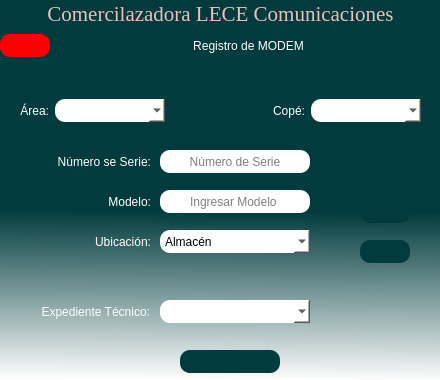
<?xml version="1.0" encoding="UTF-8"?>
<ui version="4.0">
 <class>Registro_de_ONT</class>
 <widget class="QDialog" name="Registro_de_ONT">
  <property name="geometry">
   <rect>
    <x>0</x>
    <y>0</y>
    <width>440</width>
    <height>380</height>
   </rect>
  </property>
  <property name="windowTitle">
   <string>Registro de MODEM</string>
  </property>
  <property name="windowIcon">
   <iconset>
    <normaloff>../../assets/icons/MODEM.png</normaloff>../../assets/icons/MODEM.png</iconset>
  </property>
  <property name="layoutDirection">
   <enum>Qt::LeftToRight</enum>
  </property>
  <property name="styleSheet">
   <string notr="true">QDialog#Registro_de_ONT{
background-color: qlineargradient(spread:pad, x1:0.488444, y1:0.392, x2:0.483241, y2:1, stop:0.266917 rgba(1, 59, 61, 255), stop:1 rgba(255, 255, 255, 244));}
</string>
  </property>
  <widget class="QPushButton" name="btn_codebar">
   <property name="geometry">
    <rect>
     <x>360</x>
     <y>200</y>
     <width>50</width>
     <height>23</height>
    </rect>
   </property>
   <property name="minimumSize">
    <size>
     <width>50</width>
     <height>23</height>
    </size>
   </property>
   <property name="maximumSize">
    <size>
     <width>50</width>
     <height>23</height>
    </size>
   </property>
   <property name="cursor">
    <cursorShape>PointingHandCursor</cursorShape>
   </property>
   <property name="mouseTracking">
    <bool>false</bool>
   </property>
   <property name="toolTip">
    <string>&lt;html&gt;&lt;head/&gt;&lt;body&gt;&lt;p align=&quot;center&quot;&gt;Leer etiqueta&lt;/p&gt;&lt;/body&gt;&lt;/html&gt;</string>
   </property>
   <property name="styleSheet">
    <string notr="true">background-color: rgb(1, 59, 61);
color: rgb(255, 255, 255);
border-radius: 10px;</string>
   </property>
   <property name="text">
    <string/>
   </property>
   <property name="icon">
    <iconset>
     <normaloff>../../assets/icons/camara.svg</normaloff>../../assets/icons/camara.svg</iconset>
   </property>
   <property name="checkable">
    <bool>false</bool>
   </property>
   <property name="autoRepeat">
    <bool>false</bool>
   </property>
   <property name="autoExclusive">
    <bool>false</bool>
   </property>
  </widget>
  <widget class="QPushButton" name="btn_guardar">
   <property name="geometry">
    <rect>
     <x>180</x>
     <y>350</y>
     <width>100</width>
     <height>23</height>
    </rect>
   </property>
   <property name="minimumSize">
    <size>
     <width>100</width>
     <height>23</height>
    </size>
   </property>
   <property name="maximumSize">
    <size>
     <width>100</width>
     <height>23</height>
    </size>
   </property>
   <property name="cursor">
    <cursorShape>PointingHandCursor</cursorShape>
   </property>
   <property name="toolTip">
    <string>&lt;html&gt;&lt;head/&gt;&lt;body&gt;&lt;p align=&quot;center&quot;&gt;Guardar&lt;/p&gt;&lt;/body&gt;&lt;/html&gt;</string>
   </property>
   <property name="styleSheet">
    <string notr="true">background-color: rgb(1, 59, 61);
color: rgb(255, 255, 255);
border-radius: 10px;</string>
   </property>
   <property name="text">
    <string/>
   </property>
   <property name="icon">
    <iconset>
     <normaloff>../../assets/icons/Guardar.svg</normaloff>../../assets/icons/Guardar.svg</iconset>
   </property>
  </widget>
  <widget class="QLabel" name="label">
   <property name="geometry">
    <rect>
     <x>21</x>
     <y>150</y>
     <width>130</width>
     <height>23</height>
    </rect>
   </property>
   <property name="minimumSize">
    <size>
     <width>130</width>
     <height>23</height>
    </size>
   </property>
   <property name="maximumSize">
    <size>
     <width>130</width>
     <height>23</height>
    </size>
   </property>
   <property name="styleSheet">
    <string notr="true">color: rgb(255, 255, 255);
font: 12pt &quot;MS Shell Dlg 2&quot;;</string>
   </property>
   <property name="text">
    <string>Número se Serie:</string>
   </property>
   <property name="alignment">
    <set>Qt::AlignRight|Qt::AlignTrailing|Qt::AlignVCenter</set>
   </property>
  </widget>
  <widget class="QLabel" name="label_3">
   <property name="geometry">
    <rect>
     <x>21</x>
     <y>190</y>
     <width>130</width>
     <height>23</height>
    </rect>
   </property>
   <property name="minimumSize">
    <size>
     <width>130</width>
     <height>23</height>
    </size>
   </property>
   <property name="maximumSize">
    <size>
     <width>130</width>
     <height>23</height>
    </size>
   </property>
   <property name="styleSheet">
    <string notr="true">color: rgb(255, 255, 255);
font: 12pt &quot;MS Shell Dlg 2&quot;;</string>
   </property>
   <property name="text">
    <string>Modelo:</string>
   </property>
   <property name="alignment">
    <set>Qt::AlignRight|Qt::AlignTrailing|Qt::AlignVCenter</set>
   </property>
  </widget>
  <widget class="QLabel" name="label_6">
   <property name="geometry">
    <rect>
     <x>21</x>
     <y>230</y>
     <width>130</width>
     <height>23</height>
    </rect>
   </property>
   <property name="minimumSize">
    <size>
     <width>130</width>
     <height>23</height>
    </size>
   </property>
   <property name="maximumSize">
    <size>
     <width>130</width>
     <height>23</height>
    </size>
   </property>
   <property name="styleSheet">
    <string notr="true">color: rgb(255, 255, 255);
font: 12pt &quot;MS Shell Dlg 2&quot;;</string>
   </property>
   <property name="text">
    <string>Ubicación:</string>
   </property>
   <property name="alignment">
    <set>Qt::AlignRight|Qt::AlignTrailing|Qt::AlignVCenter</set>
   </property>
  </widget>
  <widget class="QLabel" name="label_7">
   <property name="geometry">
    <rect>
     <x>0</x>
     <y>300</y>
     <width>150</width>
     <height>23</height>
    </rect>
   </property>
   <property name="minimumSize">
    <size>
     <width>150</width>
     <height>23</height>
    </size>
   </property>
   <property name="maximumSize">
    <size>
     <width>150</width>
     <height>23</height>
    </size>
   </property>
   <property name="styleSheet">
    <string notr="true">color: rgb(255, 255, 255);
font: 12pt &quot;MS Shell Dlg 2&quot;;</string>
   </property>
   <property name="text">
    <string>Expediente Técnico:</string>
   </property>
   <property name="alignment">
    <set>Qt::AlignRight|Qt::AlignTrailing|Qt::AlignVCenter</set>
   </property>
  </widget>
  <widget class="QLineEdit" name="ln_ns">
   <property name="geometry">
    <rect>
     <x>160</x>
     <y>150</y>
     <width>150</width>
     <height>23</height>
    </rect>
   </property>
   <property name="minimumSize">
    <size>
     <width>150</width>
     <height>23</height>
    </size>
   </property>
   <property name="maximumSize">
    <size>
     <width>150</width>
     <height>23</height>
    </size>
   </property>
   <property name="styleSheet">
    <string notr="true">font: 12pt &quot;MS Shell Dlg 2&quot;;
background-color: rgb(255, 255, 255);
color: rgb(0, 0, 0);
border-radius: 10px;</string>
   </property>
   <property name="alignment">
    <set>Qt::AlignCenter</set>
   </property>
   <property name="placeholderText">
    <string>Número de Serie</string>
   </property>
   <property name="cursorMoveStyle">
    <enum>Qt::VisualMoveStyle</enum>
   </property>
  </widget>
  <widget class="QLineEdit" name="ln_modelo">
   <property name="geometry">
    <rect>
     <x>160</x>
     <y>190</y>
     <width>150</width>
     <height>23</height>
    </rect>
   </property>
   <property name="minimumSize">
    <size>
     <width>150</width>
     <height>23</height>
    </size>
   </property>
   <property name="maximumSize">
    <size>
     <width>150</width>
     <height>23</height>
    </size>
   </property>
   <property name="styleSheet">
    <string notr="true">font: 12pt &quot;MS Shell Dlg 2&quot;;
background-color: rgb(255, 255, 255);
color: rgb(0, 0, 0);
border-radius: 10px;</string>
   </property>
   <property name="alignment">
    <set>Qt::AlignCenter</set>
   </property>
   <property name="placeholderText">
    <string>Ingresar Modelo </string>
   </property>
  </widget>
  <widget class="QComboBox" name="str_ubicacion">
   <property name="geometry">
    <rect>
     <x>160</x>
     <y>230</y>
     <width>150</width>
     <height>23</height>
    </rect>
   </property>
   <property name="minimumSize">
    <size>
     <width>150</width>
     <height>23</height>
    </size>
   </property>
   <property name="maximumSize">
    <size>
     <width>150</width>
     <height>23</height>
    </size>
   </property>
   <property name="styleSheet">
    <string notr="true">font: 12pt &quot;MS Shell Dlg 2&quot;;
background-color: rgb(255, 255, 255);
color: rgb(0, 0, 0);
border-radius: 10px;</string>
   </property>
   <item>
    <property name="text">
     <string>Almacén</string>
    </property>
   </item>
   <item>
    <property name="text">
     <string>En campo</string>
    </property>
   </item>
  </widget>
  <widget class="QPushButton" name="btn_imagen">
   <property name="geometry">
    <rect>
     <x>360</x>
     <y>240</y>
     <width>50</width>
     <height>23</height>
    </rect>
   </property>
   <property name="minimumSize">
    <size>
     <width>50</width>
     <height>23</height>
    </size>
   </property>
   <property name="maximumSize">
    <size>
     <width>50</width>
     <height>23</height>
    </size>
   </property>
   <property name="cursor">
    <cursorShape>PointingHandCursor</cursorShape>
   </property>
   <property name="mouseTracking">
    <bool>false</bool>
   </property>
   <property name="toolTip">
    <string>&lt;html&gt;&lt;head/&gt;&lt;body&gt;&lt;p align=&quot;center&quot;&gt;importar etiqueta&lt;/p&gt;&lt;/body&gt;&lt;/html&gt;</string>
   </property>
   <property name="styleSheet">
    <string notr="true">background-color: rgb(1, 59, 61);
color: rgb(255, 255, 255);
border-radius: 10px;</string>
   </property>
   <property name="text">
    <string/>
   </property>
   <property name="icon">
    <iconset>
     <normaloff>../../assets/icons/foto.svg</normaloff>../../assets/icons/foto.svg</iconset>
   </property>
   <property name="checkable">
    <bool>false</bool>
   </property>
   <property name="autoRepeat">
    <bool>false</bool>
   </property>
   <property name="autoExclusive">
    <bool>false</bool>
   </property>
  </widget>
  <widget class="QWidget" name="layoutWidget">
   <property name="geometry">
    <rect>
     <x>20</x>
     <y>90</y>
     <width>401</width>
     <height>41</height>
    </rect>
   </property>
   <layout class="QHBoxLayout" name="horizontalLayout_3">
    <item>
     <layout class="QHBoxLayout" name="horizontalLayout_2">
      <item>
       <widget class="QLabel" name="label_4">
        <property name="maximumSize">
         <size>
          <width>52</width>
          <height>23</height>
         </size>
        </property>
        <property name="styleSheet">
         <string notr="true">color: rgb(255, 255, 255);
font: 12pt &quot;MS Shell Dlg 2&quot;;</string>
        </property>
        <property name="text">
         <string>Área:</string>
        </property>
        <property name="alignment">
         <set>Qt::AlignRight|Qt::AlignTrailing|Qt::AlignVCenter</set>
        </property>
       </widget>
      </item>
      <item>
       <widget class="QComboBox" name="str_area">
        <property name="minimumSize">
         <size>
          <width>110</width>
          <height>23</height>
         </size>
        </property>
        <property name="maximumSize">
         <size>
          <width>110</width>
          <height>23</height>
         </size>
        </property>
        <property name="cursor">
         <cursorShape>PointingHandCursor</cursorShape>
        </property>
        <property name="toolTip">
         <string>&lt;html&gt;&lt;head/&gt;&lt;body&gt;&lt;p align=&quot;center&quot;&gt;Seleccionar Área&lt;/p&gt;&lt;/body&gt;&lt;/html&gt;</string>
        </property>
        <property name="styleSheet">
         <string notr="true">font: 12pt &quot;MS Shell Dlg 2&quot;;
background-color: rgb(255, 255, 255);
color: rgb(0, 0, 0);
border-radius: 10px;</string>
        </property>
        <property name="currentText">
         <string/>
        </property>
       </widget>
      </item>
     </layout>
    </item>
    <item>
     <spacer name="horizontalSpacer">
      <property name="orientation">
       <enum>Qt::Horizontal</enum>
      </property>
      <property name="sizeHint" stdset="0">
       <size>
        <width>40</width>
        <height>20</height>
       </size>
      </property>
     </spacer>
    </item>
    <item>
     <layout class="QHBoxLayout" name="horizontalLayout">
      <item>
       <widget class="QLabel" name="label_5">
        <property name="maximumSize">
         <size>
          <width>130</width>
          <height>23</height>
         </size>
        </property>
        <property name="styleSheet">
         <string notr="true">color: rgb(255, 255, 255);
font: 12pt &quot;MS Shell Dlg 2&quot;;</string>
        </property>
        <property name="text">
         <string>Copé:</string>
        </property>
        <property name="alignment">
         <set>Qt::AlignRight|Qt::AlignTrailing|Qt::AlignVCenter</set>
        </property>
       </widget>
      </item>
      <item>
       <widget class="QComboBox" name="str_cope">
        <property name="minimumSize">
         <size>
          <width>110</width>
          <height>23</height>
         </size>
        </property>
        <property name="maximumSize">
         <size>
          <width>110</width>
          <height>23</height>
         </size>
        </property>
        <property name="cursor">
         <cursorShape>PointingHandCursor</cursorShape>
        </property>
        <property name="toolTip">
         <string>&lt;html&gt;&lt;head/&gt;&lt;body&gt;&lt;p&gt;Seleccionar Copé&lt;/p&gt;&lt;/body&gt;&lt;/html&gt;</string>
        </property>
        <property name="styleSheet">
         <string notr="true">font: 12pt &quot;MS Shell Dlg 2&quot;;
background-color: rgb(255, 255, 255);
color: rgb(0, 0, 0);
border-radius: 10px;</string>
        </property>
       </widget>
      </item>
     </layout>
    </item>
   </layout>
  </widget>
  <widget class="QComboBox" name="str_exptec">
   <property name="geometry">
    <rect>
     <x>160</x>
     <y>300</y>
     <width>150</width>
     <height>23</height>
    </rect>
   </property>
   <property name="toolTip">
    <string>&lt;html&gt;&lt;head/&gt;&lt;body&gt;&lt;p align=&quot;center&quot;&gt;Seleccionar Expediente Técnico&lt;/p&gt;&lt;/body&gt;&lt;/html&gt;</string>
   </property>
   <property name="styleSheet">
    <string notr="true">font: 12pt &quot;MS Shell Dlg 2&quot;;
background-color: rgb(255, 255, 255);
color: rgb(0, 0, 0);
border-radius: 10px;</string>
   </property>
  </widget>
  <widget class="QLabel" name="label_imagen">
   <property name="geometry">
    <rect>
     <x>10</x>
     <y>70</y>
     <width>421</width>
     <height>301</height>
    </rect>
   </property>
   <property name="text">
    <string/>
   </property>
  </widget>
  <widget class="QWidget" name="">
   <property name="geometry">
    <rect>
     <x>0</x>
     <y>1</y>
     <width>441</width>
     <height>58</height>
    </rect>
   </property>
   <layout class="QVBoxLayout" name="verticalLayout_2">
    <item>
     <layout class="QVBoxLayout" name="verticalLayout">
      <item>
       <widget class="QLabel" name="Titulo">
        <property name="font">
         <font>
          <family>Times New Roman</family>
          <pointsize>16</pointsize>
          <weight>50</weight>
          <italic>false</italic>
          <bold>false</bold>
         </font>
        </property>
        <property name="cursor">
         <cursorShape>ArrowCursor</cursorShape>
        </property>
        <property name="toolTip">
         <string>&lt;html&gt;&lt;head/&gt;&lt;body&gt;&lt;p align=&quot;center&quot;&gt;&lt;br/&gt;&lt;/p&gt;&lt;/body&gt;&lt;/html&gt;</string>
        </property>
        <property name="whatsThis">
         <string>&lt;html&gt;&lt;head/&gt;&lt;body&gt;&lt;p align=&quot;center&quot;&gt;Comercilazadora LECE Comunicaciones&lt;/p&gt;&lt;/body&gt;&lt;/html&gt;</string>
        </property>
        <property name="layoutDirection">
         <enum>Qt::LeftToRight</enum>
        </property>
        <property name="autoFillBackground">
         <bool>false</bool>
        </property>
        <property name="styleSheet">
         <string notr="true">font: 16pt &quot;Times New Roman&quot;;
color:rgba(239, 191, 188, 255);
</string>
        </property>
        <property name="frameShadow">
         <enum>QFrame::Plain</enum>
        </property>
        <property name="midLineWidth">
         <number>0</number>
        </property>
        <property name="text">
         <string>Comercilazadora LECE Comunicaciones</string>
        </property>
        <property name="alignment">
         <set>Qt::AlignCenter</set>
        </property>
       </widget>
      </item>
     </layout>
    </item>
    <item>
     <layout class="QHBoxLayout" name="horizontalLayout_4">
      <item>
       <widget class="QPushButton" name="btn_regresar">
        <property name="enabled">
         <bool>true</bool>
        </property>
        <property name="minimumSize">
         <size>
          <width>50</width>
          <height>23</height>
         </size>
        </property>
        <property name="maximumSize">
         <size>
          <width>50</width>
          <height>23</height>
         </size>
        </property>
        <property name="cursor">
         <cursorShape>PointingHandCursor</cursorShape>
        </property>
        <property name="toolTip">
         <string>&lt;html&gt;&lt;head/&gt;&lt;body&gt;&lt;p align=&quot;center&quot;&gt;Regresar&lt;/p&gt;&lt;/body&gt;&lt;/html&gt;</string>
        </property>
        <property name="styleSheet">
         <string notr="true">font: 12pt &quot;MS Shell Dlg 2&quot;;
background-color: rgb(255, 0, 0);
color:rgb(255, 255, 255);
border-radius: 10px;</string>
        </property>
        <property name="text">
         <string/>
        </property>
        <property name="icon">
         <iconset>
          <normaloff>../../assets/icons/atras bc.svg</normaloff>../../assets/icons/atras bc.svg</iconset>
        </property>
       </widget>
      </item>
      <item>
       <widget class="QLabel" name="label_2">
        <property name="styleSheet">
         <string notr="true">font: 75 12pt &quot;MS Shell Dlg 2&quot; rgb(255, 255, 255);
color: rgb(255, 255, 255);
</string>
        </property>
        <property name="text">
         <string>Registro de MODEM</string>
        </property>
        <property name="scaledContents">
         <bool>false</bool>
        </property>
        <property name="alignment">
         <set>Qt::AlignCenter</set>
        </property>
       </widget>
      </item>
     </layout>
    </item>
   </layout>
  </widget>
  <zorder>label_imagen</zorder>
  <zorder>btn_codebar</zorder>
  <zorder>btn_guardar</zorder>
  <zorder>label</zorder>
  <zorder>label_3</zorder>
  <zorder>label_6</zorder>
  <zorder>label_7</zorder>
  <zorder>ln_ns</zorder>
  <zorder>ln_modelo</zorder>
  <zorder>str_ubicacion</zorder>
  <zorder>btn_imagen</zorder>
  <zorder>layoutWidget</zorder>
  <zorder>btn_regresar</zorder>
  <zorder>layoutWidget</zorder>
  <zorder>str_exptec</zorder>
  <zorder>label_2</zorder>
 </widget>
 <resources/>
 <connections/>
</ui>
